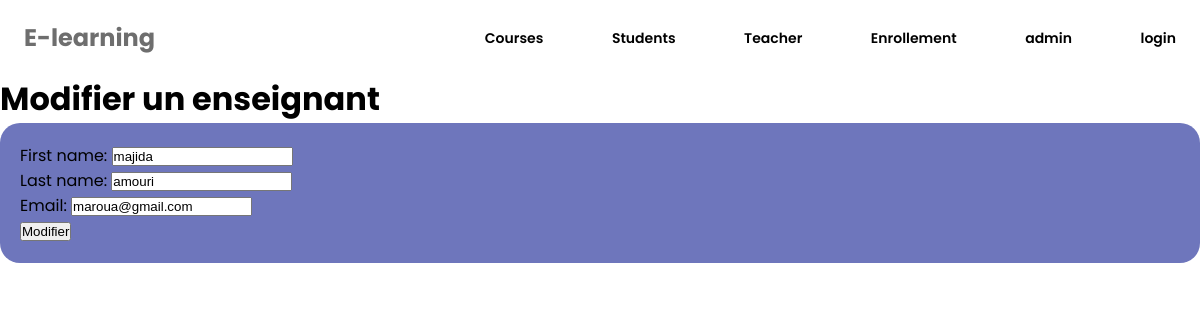
The app's page /teacher/edit/7/ with its own data.
### apprentissage1/models.py (models this page shows, shortened)
class Teacher(models.Model):
    user = models.OneToOneField(User, on_delete=models.CASCADE, default=None)
    first_name = models.CharField(max_length=50)
    last_name = models.CharField(max_length=50)
    email = models.EmailField(max_length=254)

### apprentissage1/views.py (the view)
# urls.py: path('teacher/edit/<int:teacher_id>/', views.teacher_edit, name='teacher_edit'),
def teacher_edit(request, teacher_id):
    teacher = get_object_or_404(Teacher, pk=teacher_id)
    if request.method == 'POST':
        form = TeacherForm(request.POST, instance=teacher)
        if form.is_valid():
            form.save()
            return redirect('teacher_list')
    else:
        form = TeacherForm(instance=teacher)
    return render(request, '../templates/edit_teacher.html', {'form': form})

### apprentissage1/forms.py
class TeacherForm(forms.ModelForm):
    class Meta:
        model = Teacher
        fields = ['first_name', 'last_name', 'email']

### templates/edit_teacher.html (shortened to what this page needs)
{% extends 'base.html' %}
{% block content %}
  <h1 class="text-white">Modifier un enseignant</h1>
  <form method="post" style="background-color: rgb(110, 118, 188); padding: 20px; border-radius: 20px;">
    {{ form.as_p }}
    <button type="submit" class="btn btn-secondary">Modifier</button>
  </form>
{% endblock %}

### static/css/generale.css (style rules this page uses)
html { font-family: 'Poppins', sans-serif; }
* { box-sizing: border-box; padding: 0; margin: 0; text-decoration: none; list-style: none; }

### records on screen
Teacher: first_name "majida", last_name "amouri", email "maroua@gmail.com"
